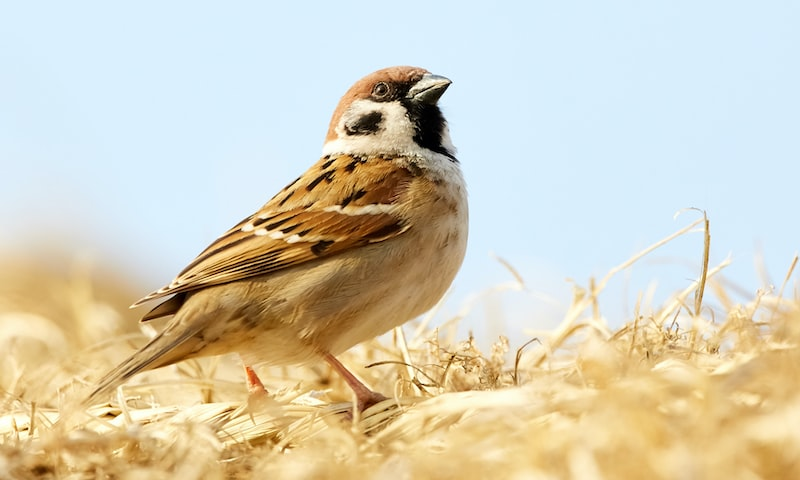
#> input picture fetch/images/image1.jpg, 800 x 480 px
$ python -i image_utils.py   (imports and definitions only)
#> lines starting #> are read from the running program, lines starting #| are printed output that depends on the picture
from typing import Optional

from PIL import Image
import numpy as np
import struct
import fcntl
import subprocess

from apps import ExecutionContext
from .logger import Logger

# [96 lines left out: functions scale_cover, scale_contain, scale_stretch, scale_center, scale_image, draw_text_with_border, not called in this run]


def image_to_framebuffer(img: Image, fb_path='/dev/fb0', logger: Optional[Logger]=None):
    xres, yres, bpp, color_mode = get_framebuffer_info(fb_path)

    # Open and convert the image
    if img.width != xres or img.height != yres:
        img = img.resize((xres, yres))  # Make sure it fits the screen

    # Convert image data based on bit-depth
    if bpp == 16:
        mode = 'RGB565'
    elif bpp == 24:
        mode = color_mode or'RGB'
    elif bpp == 32:
        mode = color_mode or 'RGBX'
    else:
        raise ValueError(f"Unsupported bit-depth: {bpp}")

    if img.mode == 'RGB' and bpp == 16:
        pixels = rgb_to_rgb565(img)
    elif img.mode == 'RGBA' and bpp == 16:
        pixels = rgba_to_rgb565(img)
    elif img.mode == 'RGB' and bpp == 32:
        pixels = rgb_to_rgbx(img, color_mode)
    else:
        pixels = img.convert(mode).tobytes("raw", mode)

    with open(fb_path, "wb") as f:
        f.write(pixels)

FBIOGET_VSCREENINFO = 0x4600

def get_framebuffer_info(fb_path='/dev/fb0'):
    format_str = 'IIIIIIIIIIIIIIIIIIII'
    buf = struct.pack(format_str, 0, 0, 0, 0, 0, 0, 0, 0, 0, 0, 0, 0, 0, 0, 0, 0, 0, 0, 0, 0)

    with open(fb_path, 'rb') as fb:
        res = fcntl.ioctl(fb.fileno(), FBIOGET_VSCREENINFO, buf)
        xres, yres, _, _, _, _, bpp, grayscale, red_offset, red_length, _, green_offset, green_length, _, blue_offset, blue_length, _, x_offset, x_length, _ = struct.unpack(format_str, res)

    if bpp not in [16, 24, 32]:
        raise ValueError(f"Unsupported bit-depth: {bpp}")

    # Sorting colors by their offset to determine the order
    colors = [('R', red_offset, red_length), ('G', green_offset, green_length), ('B', blue_offset, blue_length), ('X', x_offset, x_length)]
    colors = [color for color in colors if (color[2] or 0) > 0]
    colors = sorted(colors, key=lambda x: x[1])
    color_format = ''.join([color[0] for color in colors])

    return xres, yres, bpp, color_format

# [79 lines left out: functions get_bit_depth, rgb_to_rgbx, rgb_to_rgb565, rgba_to_rgb565, not called in this run]

def try_to_disable_cursor_blinking():
    subprocess.run('sudo sh -c "setterm -cursor off > /dev/tty0"', shell=True)


# [25 lines left out: function rgb_to_eink_images, not called in this run]

>>> import cv2
>>> picture = cv2.imread('../../fetch/images/image1.jpg', cv2.IMREAD_GRAYSCALE)
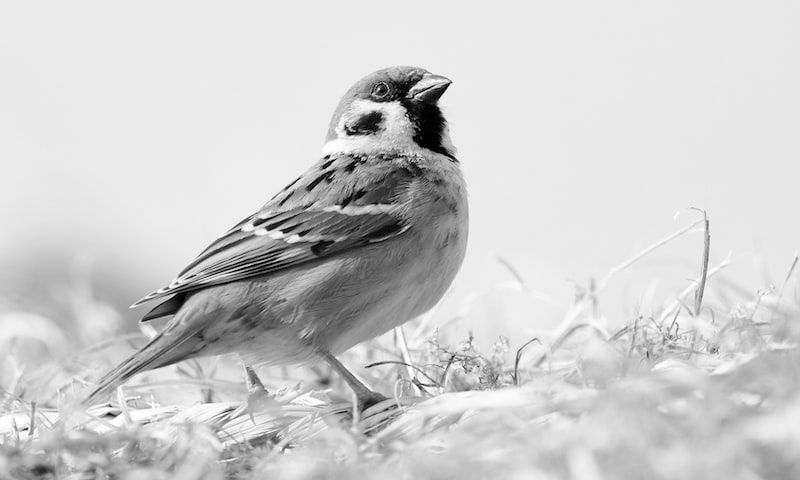
#> picture: shape (480, 800); min 0, max 255, mean 206.5
>>> result = image_to_framebuffer(picture)
#> (the run stopped early here; a loop or call above may not have finished)

$ run again, on fetch/images/image10.jpg
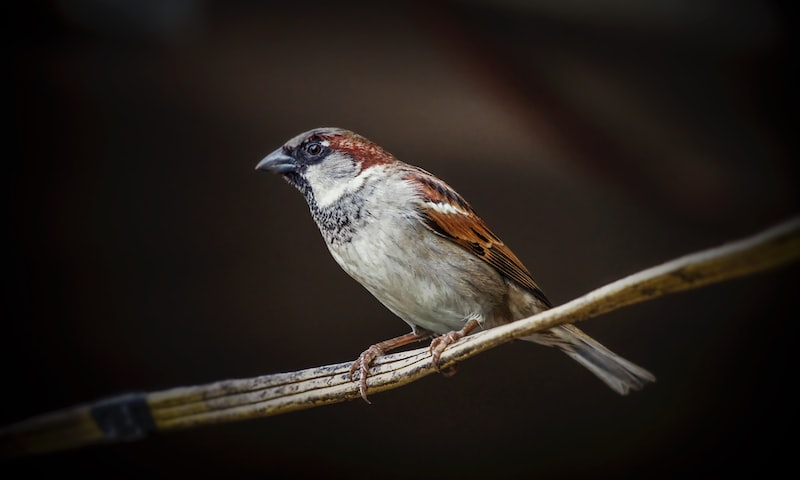
#> input picture fetch/images/image10.jpg, 800 x 480 px
#> `picture = cv2.imread('../../fetch/images/image1.jpg', cv2.IMREAD_GRAYS..`:
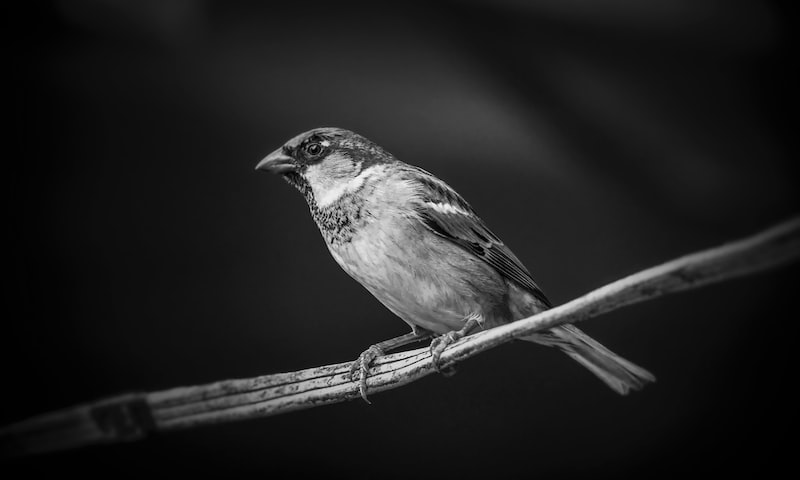
#> picture: shape (480, 800); min 0, max 251, mean 32.6

$ run again, on fetch/images/image11.jpg
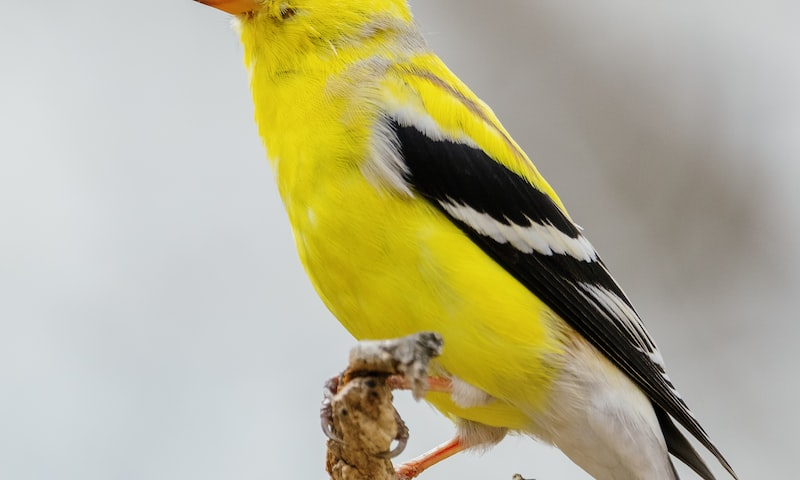
#> input picture fetch/images/image11.jpg, 800 x 480 px
#> `picture = cv2.imread('../../fetch/images/image1.jpg', cv2.IMREAD_GRAYS..`:
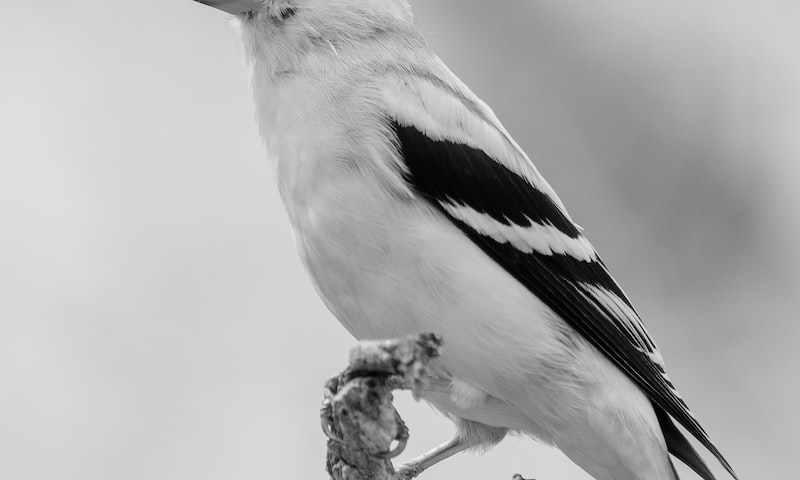
#> picture: shape (480, 800); min 0, max 243, mean 174.1

$ run again, on fetch/images/image12.jpg
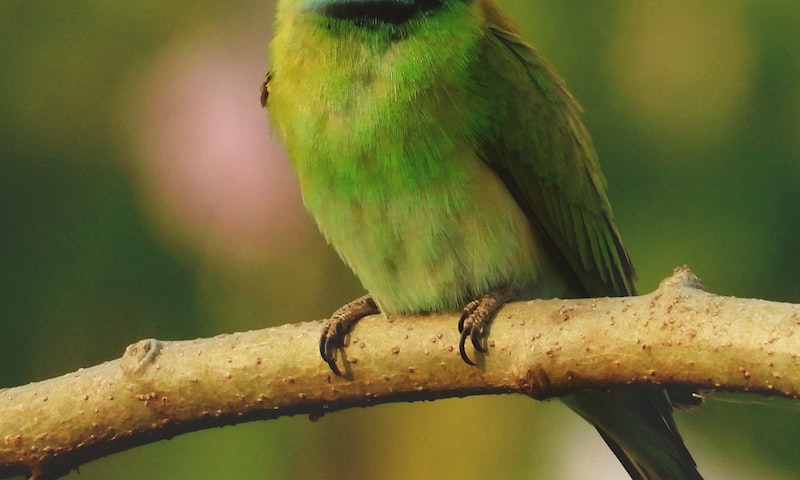
#> input picture fetch/images/image12.jpg, 800 x 480 px
#> `picture = cv2.imread('../../fetch/images/image1.jpg', cv2.IMREAD_GRAYS..`:
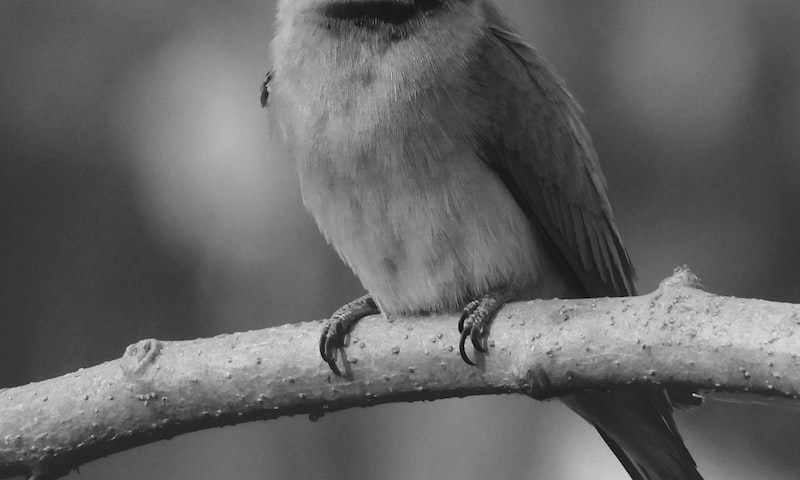
#> picture: shape (480, 800); min 0, max 232, mean 100.9
